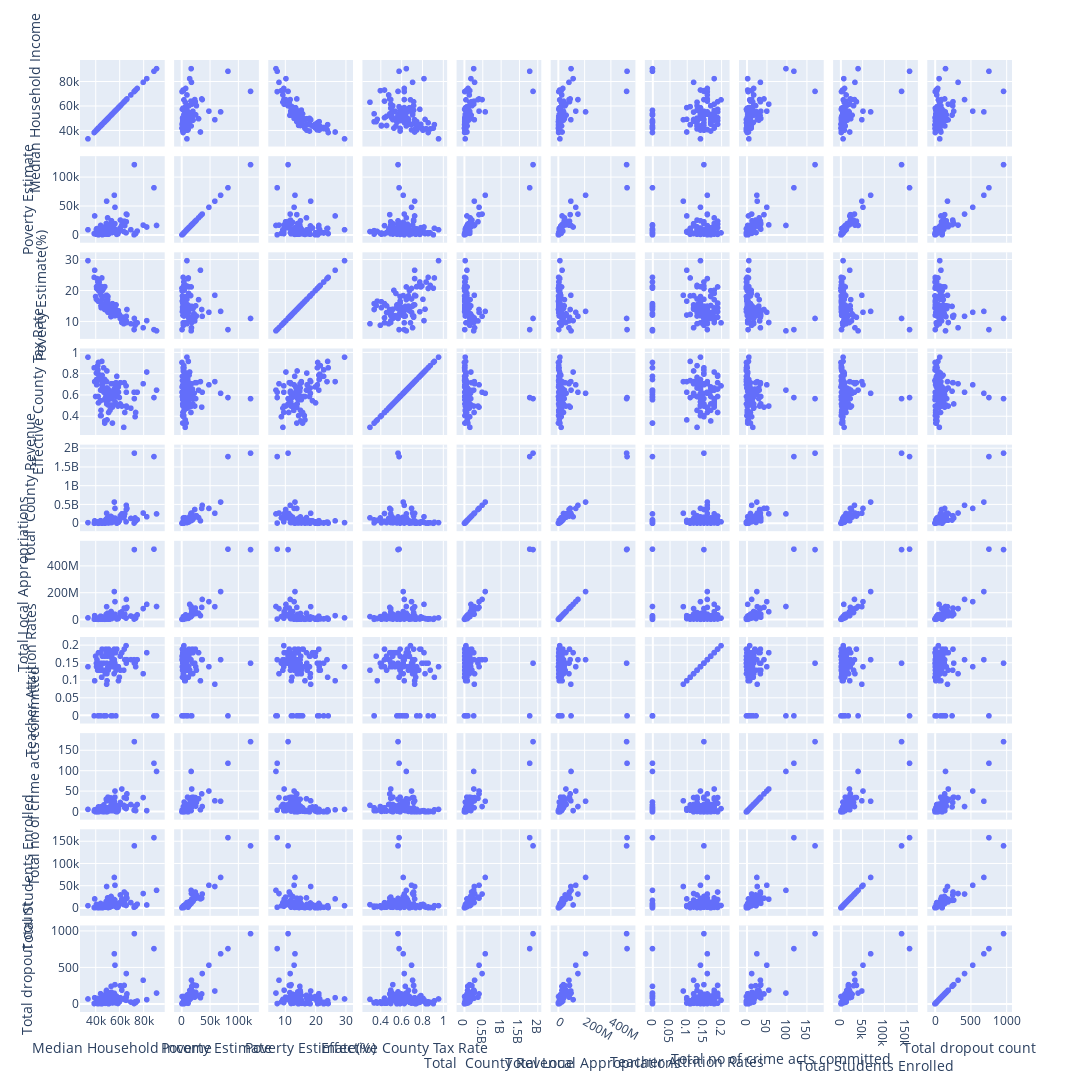

The cell this chart's notebook holds for it:
### Markdown cell above
VISUALIZATIONS

### Code cell
import json as _hex_json
_hex_pks.kernel_execution.scope_watcher.mark_dirty_scope_items(args=_hex_types.MarkDirtyScopeItemsArgs.from_dict({**_hex_json.loads("{\"dirty_scope_items\":[\"fig\",\"px\",\"data\"]}")}), app_session_token=_hex_APP_SESSION_TOKEN, python_kernel_init_status=_hex_python_kernel_init_status, hex_timezone=_hex_kernel.variable_or_none("hex_timezone", scope_getter=lambda: globals()), interrupt_event=locals().get("_hex_interrupt_event"))


fig = px.scatter_matrix(data,
                        dimensions=["Median Household Income", 'Poverty Estimate', "Poverty Estimate(%)", "Effective County Tax Rate", "Total  County Revenue", "Total Local Appropriations", "Teacher Attrition Rates", "Total no of crime acts committed", "Total Students Enrolled", "Total dropout count"])
fig.update_layout(
    width=2500,  # width in pixels
    height=2500,  # height in pixels
)
fig.show()
